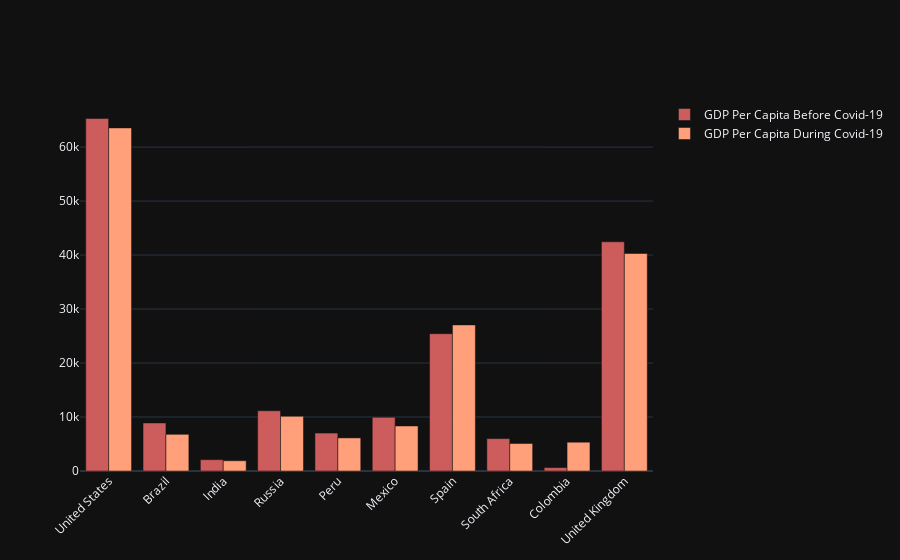

Notebook code cell kept with this figure:
### Code cell
fig = go.Figure()
fig.add_trace(go.Bar(
    x=data["Country"],
    y=data["GDP Before Covid"],
    name='GDP Per Capita Before Covid-19',
    marker_color='indianred'
))
fig.add_trace(go.Bar(
    x=data["Country"],
    y=data["GDP During Covid"],
    name='GDP Per Capita During Covid-19',
    marker_color='lightsalmon'
))
fig.update_layout(barmode='group', xaxis_tickangle=-45)
fig.show()

### Figure 1 — Plotly figure (JSON) as saved in the notebook; plotly's stock layout.template omitted (floating-point values rounded to 4 significant figures)
{"data": [{"marker": {"color": "indianred"}, "name": "GDP Per Capita Before Covid-19", "x": ["United States", "Brazil", "India", "Russia", "Peru", "Mexico", "Spain", "South Africa", "Colombia", "United Kingdom"], "y": [65280.0, 8897.0, 2101.0, 11160.0, 7028.0, 9946.0, 25440.0, 6001.0, 625.0, 42450.0], "type": "bar"}, {"marker": {"color": "lightsalmon"}, "name": "GDP Per Capita During Covid-19", "x": ["United States", "Brazil", "India", "Russia", "Peru", "Mexico", "Spain", "South Africa", "Colombia", "United Kingdom"], "y": [63540.0, 6797.0, 1901.0, 10130.0, 6127.0, 8347.0, 27060.0, 5091.0, 5333.0, 40280.0], "type": "bar"}], "layout": {"xaxis": {"tickangle": -45}, "barmode": "group"}}
